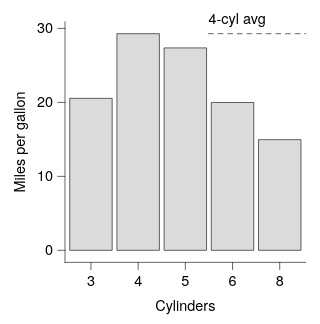

Write the Vega-Lite specification saved for this chart.
### Vega-Lite specification from a JSON file in a GitHub repository (floating-point values rounded to 4 significant figures)
{"background": null, "config": {"arc": {"fill": "#DBDBDB", "fillOpacity": 1.0, "innerRadius": 25.0, "padAngle": 0.03, "stroke": "black", "strokeOpacity": 1, "strokeWidth": 0.25}, "area": {"fill": "#DBDBDB", "fillOpacity": 1.0, "stroke": "black", "strokeOpacity": 1, "strokeWidth": 0.25}, "axis": {"domain": true, "domainCap": "round", "domainColor": "black", "domainWidth": 0.25, "grid": false, "gridCap": "round", "gridColor": "#F1F1F1", "gridDash": [0, 0], "gridOpacity": 1.0, "gridWidth": 0.25, "labelColor": "black", "labelFont": "Helvetica Neue, HelveticaNeue, Helvetica, Arial, sans-serif", "labelFontSize": 6, "labelFontStyle": "normal", "labelFontWeight": 400, "offset": 0, "ticks": true, "tickCap": "round", "tickColor": "black", "tickRound": false, "tickSize": 3.0, "tickWidth": 0.25, "titleColor": "black", "titleFont": "Helvetica Neue, HelveticaNeue, Helvetica, Arial, sans-serif", "titleFontSize": 6, "titleFontStyle": "normal", "titleFontWeight": 400}, "axisX": {"domain": true, "labelAlign": "center", "labelAngle": 0, "labels": true, "ticks": true, "translate": 0}, "axisY": {"domain": true, "labelAlign": "right", "labelAngle": 0, "labels": true, "ticks": true, "translate": 0}, "axisRight": {"domain": true, "labelAlign": "left", "labelAngle": 0, "labels": true, "ticks": true, "translate": 0}, "axisTop": {"domain": true, "labelAlign": "center", "labelAngle": 0, "labels": true, "ticks": true, "translate": 0}, "axisBand": {"tickOffset": 0}, "bar": {"fill": "#DBDBDB", "fillOpacity": 1.0, "stroke": "black", "strokeOpacity": 1, "strokeWidth": 0.25}, "boxplot": {"size": 9.0, "ticks": {"cornerRadius": 0.25, "fill": "black", "opacity": 1, "size": 4.5, "thickness": 0.25}, "box": {"fillOpacity": 1.0, "stroke": "black", "strokeOpacity": 1, "strokeWidth": 0.25}, "median": {"cornerRadius": 0, "fill": "black", "fillOpacity": 1.0, "opacity": 1, "size": 9.0, "thickness": 0.25}, "rule": {"fill": "black", "fillOpacity": 1.0, "size": 10.0, "stroke": "black", "strokeDash": [0, 0], "strokeOpacity": 1, "strokeWidth": 0.25}, "outliers": {"color": "black", "fill": "black", "fillOpacity": 1.0, "size": 0, "stroke": "black", "strokeOpacity": 1, "strokeWidth": 0.25}}, "circle": {"fill": "black", "fillOpacity": 1.0, "size": 1.25, "stroke": null, "strokeOpacity": 1, "strokeWidth": 0.25}, "errorband": {"band": {"fillOpacity": 0.6, "stroke": null, "strokeWidth": 0.25, "strokeOpacity": 1}, "borders": {"opacity": 0, "strokeOpacity": 1, "strokeWidth": 0.25}}, "errorbar": {"opacity": 1, "rule": {"strokeDash": [0, 0], "strokeWidth": 0.25}, "ticks": {"color": "black", "cornerRadius": 0.125, "opacity": 1, "size": 6.0, "thickness": 0.25}, "thickness": 0.25}, "font": "Helvetica Neue, HelveticaNeue, Helvetica, Arial, sans-serif", "geoshape": {"fill": "#DBDBDB", "fillOpacity": 1.0, "stroke": "black", "strokeOpacity": 1, "strokeWidth": 0.25}, "header": {"labelColor": "black", "labelFont": "Helvetica Neue, HelveticaNeue, Helvetica, Arial, sans-serif", "labelFontSize": 6, "labelFontStyle": "normal", "labelFontWeight": 400, "titleColor": "black", "titleFont": "Helvetica Neue, HelveticaNeue, Helvetica, Arial, sans-serif", "titleFontSize": 6, "titleFontStyle": "normal", "titleFontWeight": 400, "titlePadding": 0}, "legend": {"disable": false, "offset": 4.5, "titlePadding": 4, "labelOffset": 2, "gradientLabelOffset": 2, "columnPadding": 4, "rowPadding": 2, "gradientThickness": 5, "gradientOpacity": 1.0, "gradientStrokeColor": "black", "gradientStrokeWidth": 0.25, "labelColor": "black", "labelFont": "Helvetica Neue, HelveticaNeue, Helvetica, Arial, sans-serif", "labelFontSize": 6, "labelFontStyle": "normal", "labelFontWeight": 400, "strokeColor": "black", "strokeWidth": 0, "symbolSize": 36, "symbolStrokeColor": "black", "symbolStrokeWidth": 0.25, "titleColor": "black", "titleFont": "Helvetica Neue, HelveticaNeue, Helvetica, Arial, sans-serif", "titleFontSize": 6, "titleFontStyle": "normal", "titleFontWeight": 400}, "line": {"color": "black", "stroke": "black", "strokeCap": "butt", "strokeDash": [0, 0], "strokeOpacity": 1, "strokeWidth": 0.5}, "point": {"filled": true, "fill": "#DBDBDB", "fillOpacity": 1.0, "size": 5.0, "stroke": "black", "strokeOpacity": 1, "strokeWidth": 0.25}, "range": {"category": ["#9D9D9D", "#28287D", "#004225", "#47266F", "#00605D", "#DBDBDB", "#7983C1", "#6E927B", "#937FB4", "#699A97"], "diverging": {"scheme": ["#4F4265", "#6A5C82", "#85789D", "#A196B7", "#BDB5CE", "#D8D6DD", "#F6F6F6", "#CED8D7", "#9DBFBD", "#75A3A0", "#518683", "#326967", "#164D4B"]}, "heatmap": {"scheme": ["#440154", "#472270", "#433E82", "#38598C", "#2C728E", "#238A8D", "#24A086", "#39B578", "#5DC862", "#96D646", "#CAE02D", "#FDE724"]}, "ordinal": {"scheme": ["#F1F1F1", "#DBDBDB", "#C6C6C6", "#B2B2B2", "#9D9D9D", "#898989", "#767676", "#636363", "#515151", "#404040", "#2F2F2F", "#1F1F1F"]}, "ramp": {"scheme": ["#440154", "#472270", "#433E82", "#38598C", "#2C728E", "#238A8D", "#24A086", "#39B578", "#5DC862", "#96D646", "#CAE02D", "#FDE724"]}}, "rule": {"color": "black", "stroke": "black", "strokeCap": "round", "strokeDash": [2, 2], "strokeOpacity": 1, "strokeWidth": 0.25}, "scale": {"barBandPaddingInner": 0.1, "rectBandPaddingInner": 0, "tickBandPaddingInner": 0.1, "bandPaddingOuter": 0.1, "bandWithNestedOffsetPaddingInner": 0.2, "bandWithNestedOffsetPaddingOuter": 0.2, "offsetBandPaddingInner": 0, "offsetBandPaddingOuter": 0, "continuousPadding": 5.0, "round": false}, "rect": {"fill": "#DBDBDB", "fillOpacity": 1.0, "stroke": "black", "strokeOpacity": 1, "strokeWidth": 0.25}, "square": {"fill": "#DBDBDB", "fillOpacity": 1.0, "size": 10.0, "stroke": "black", "strokeOpacity": 1, "strokeWidth": 0.25}, "text": {"color": "black", "font": "Helvetica Neue, HelveticaNeue, Helvetica, Arial, sans-serif", "fontSize": 6, "fontStyle": "normal", "fontWeight": 400}, "tick": {"color": "black", "cornerRadius": 0.125, "opacity": 1.0, "size": 9.0, "thickness": 0.25}, "title": {"anchor": "middle", "frame": "group", "color": "black", "font": "Helvetica Neue, HelveticaNeue, Helvetica, Arial, sans-serif", "fontSize": 6, "fontStyle": "normal", "fontWeight": 400, "subtitleColor": "black", "subtitleFont": "Helvetica Neue, HelveticaNeue, Helvetica, Arial, sans-serif", "subtitleFontSize": 6, "subtitleFontStyle": "normal", "subtitleFontWeight": 400}, "trail": {"color": "black", "opacity": 1, "size": 0.5}, "view": {"continuousWidth": 100, "continuousHeight": 100, "discreteWidth": 100, "discreteHeight": 100, "fill": null, "stroke": null, "strokeWidth": 0.25}}, "layer": [{"data": {"name": "data-e791c3b979a1f08b2273944a3ad2ce8b"}, "mark": {"type": "bar"}, "encoding": {"x": {"field": "cyl", "sort": ["3", "4", "5", "6", "8"], "title": "Cylinders", "type": "nominal"}, "y": {"field": "mpg", "title": "Miles per gallon", "type": "quantitative", "scale": {"nice": false}}}}, {"layer": [{"data": {"values": [{"__dysonsphere__": 1}]}, "mark": {"type": "rule", "opacity": 1.0}, "encoding": {"x": {"value": 59.62}, "x2": {"value": 100}, "y": {"datum": 29.29}}}, {"data": {"values": [{"__dysonsphere__": 1}]}, "mark": {"type": "text", "align": "left", "baseline": "bottom", "dx": 0, "dy": -3, "fontSize": 6}, "encoding": {"text": {"value": "4-cyl avg"}, "x": {"value": 59.62}, "y": {"datum": 29.29}}}]}], "$schema": "https://vega.github.io/schema/vega-lite/v6.4.1.json", "datasets": {"data-e791c3b979a1f08b2273944a3ad2ce8b": [{"cyl": "3", "mpg": 20.55}, {"cyl": "4", "mpg": 29.29}, {"cyl": "8", "mpg": 14.96}, {"cyl": "6", "mpg": 19.99}, {"cyl": "5", "mpg": 27.37}]}}
